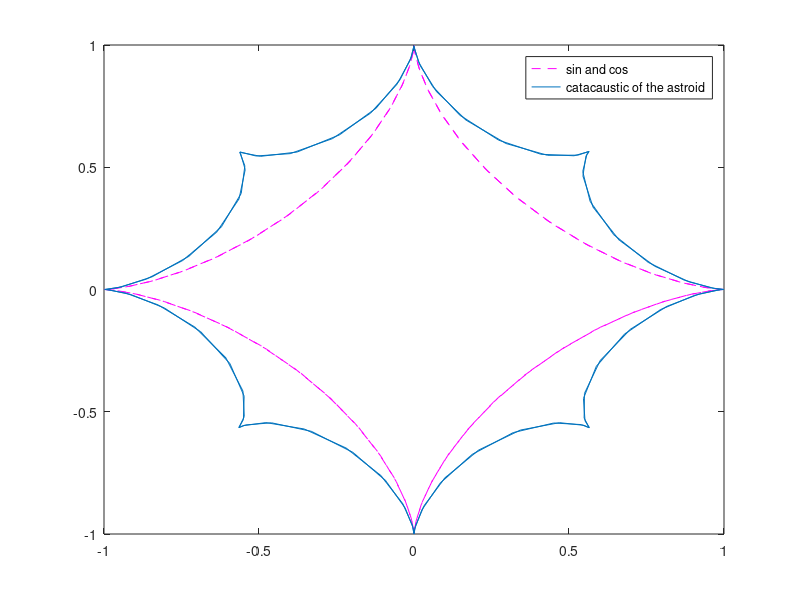

Write the MATLAB code that produced this figure.
clear all;
clc;
t = (-2 * pi): 0.1 : (2 * pi);
x = cos(t).^3;
y = sin(t).^3;
x1 = (cos(t) .* (8+ 5 .* cos(2.*t)+3 .* cos(6.*t)))./(13+3.*cos(4.*t));
y1 = (4 .* sin(t).^3 .* (7+6 .* cos(2.*t) + 3.*cos(4.*t))) ./ (13+3 .* cos(4.*t));
plot(x,y,"--m");
hold on;
plot(x1,y1);
legend("sin and cos","catacaustic of the astroid");